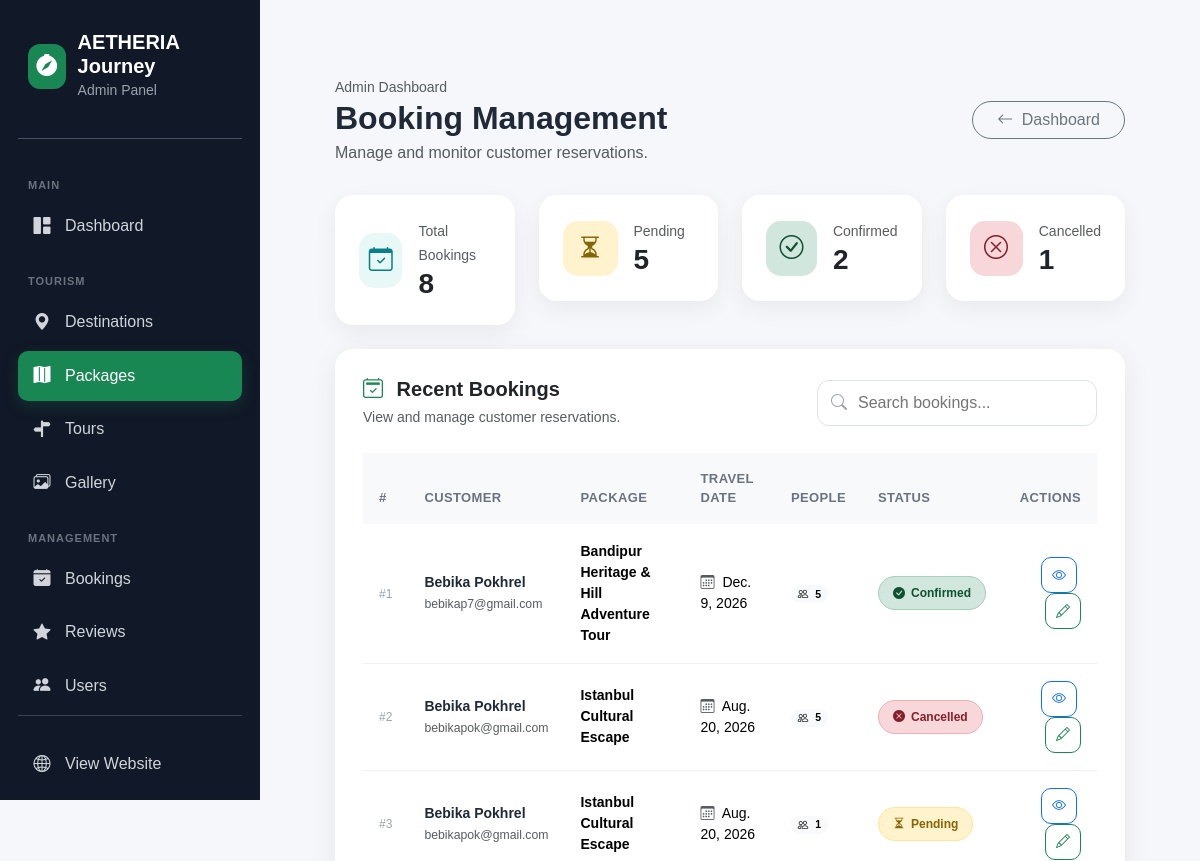
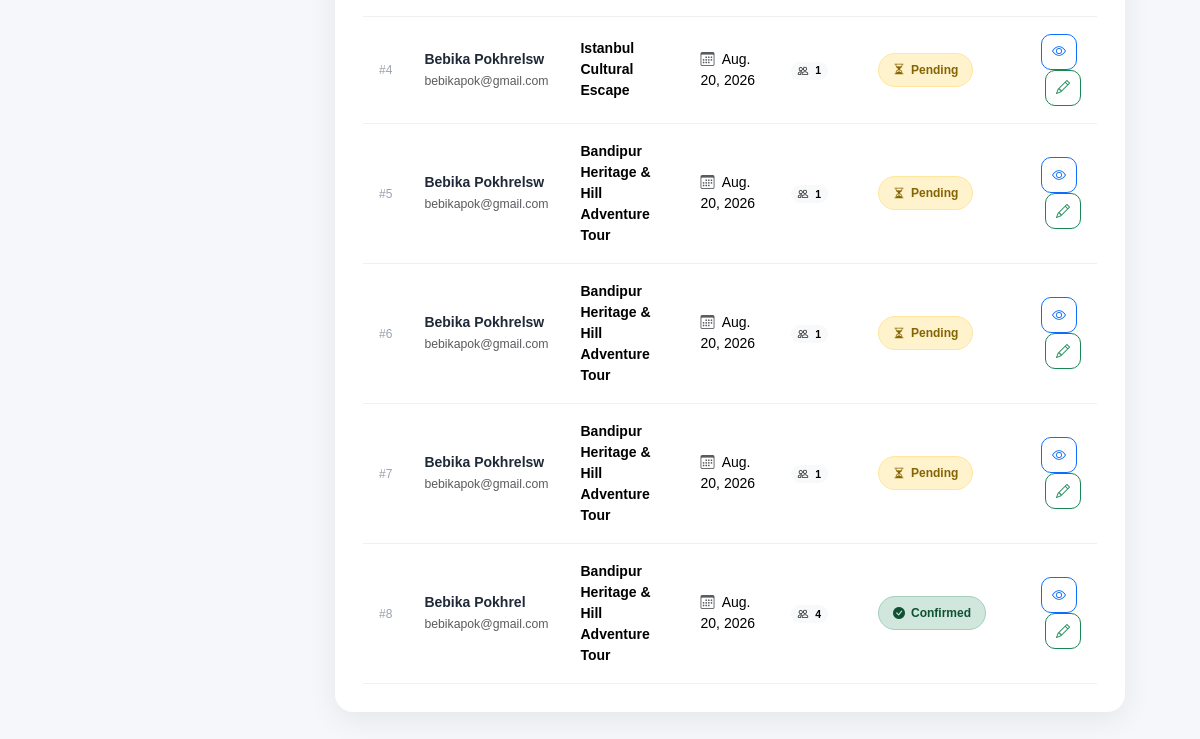
The page /adminpage/bookings/ (signed in) on the database as committed earlier (2 pictures, top to bottom).
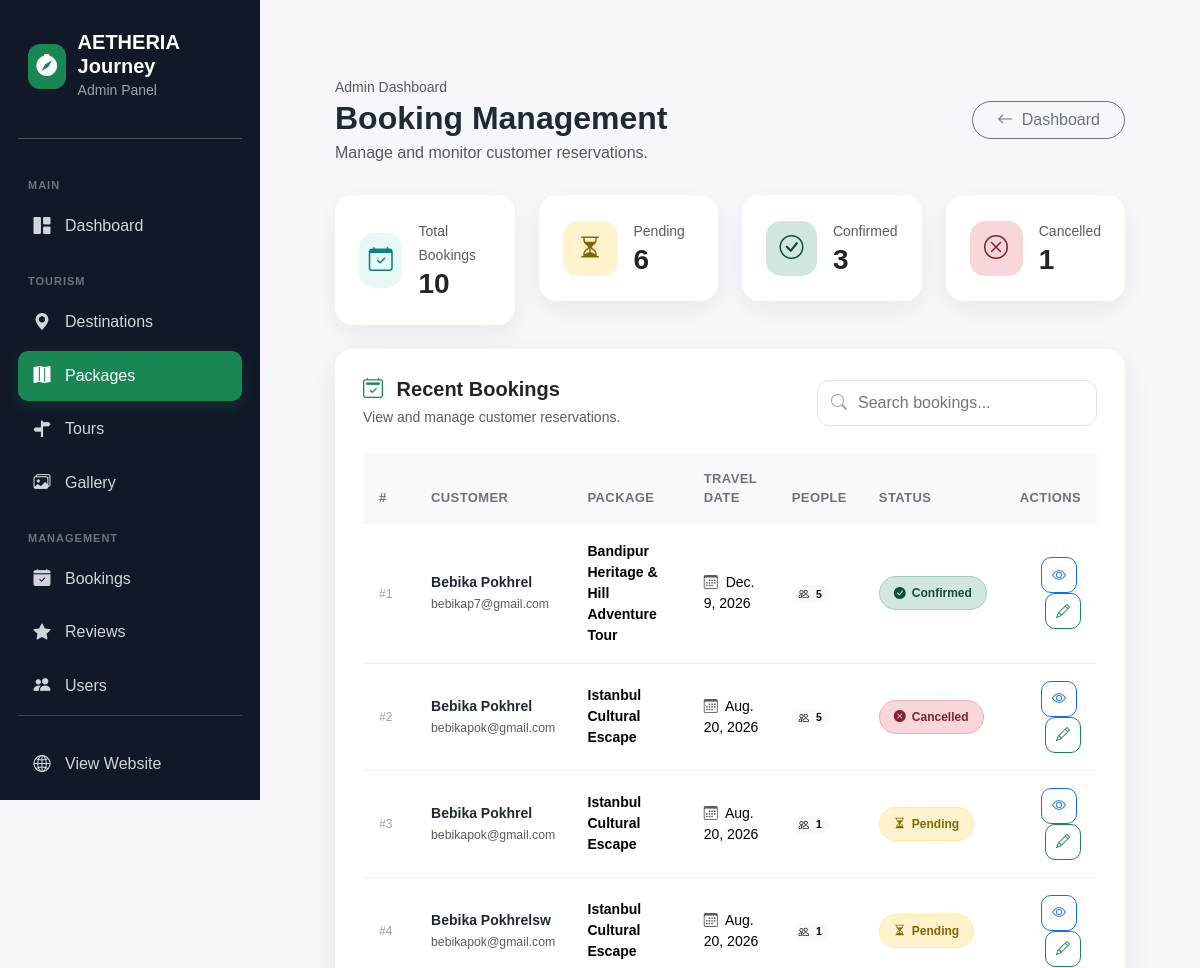
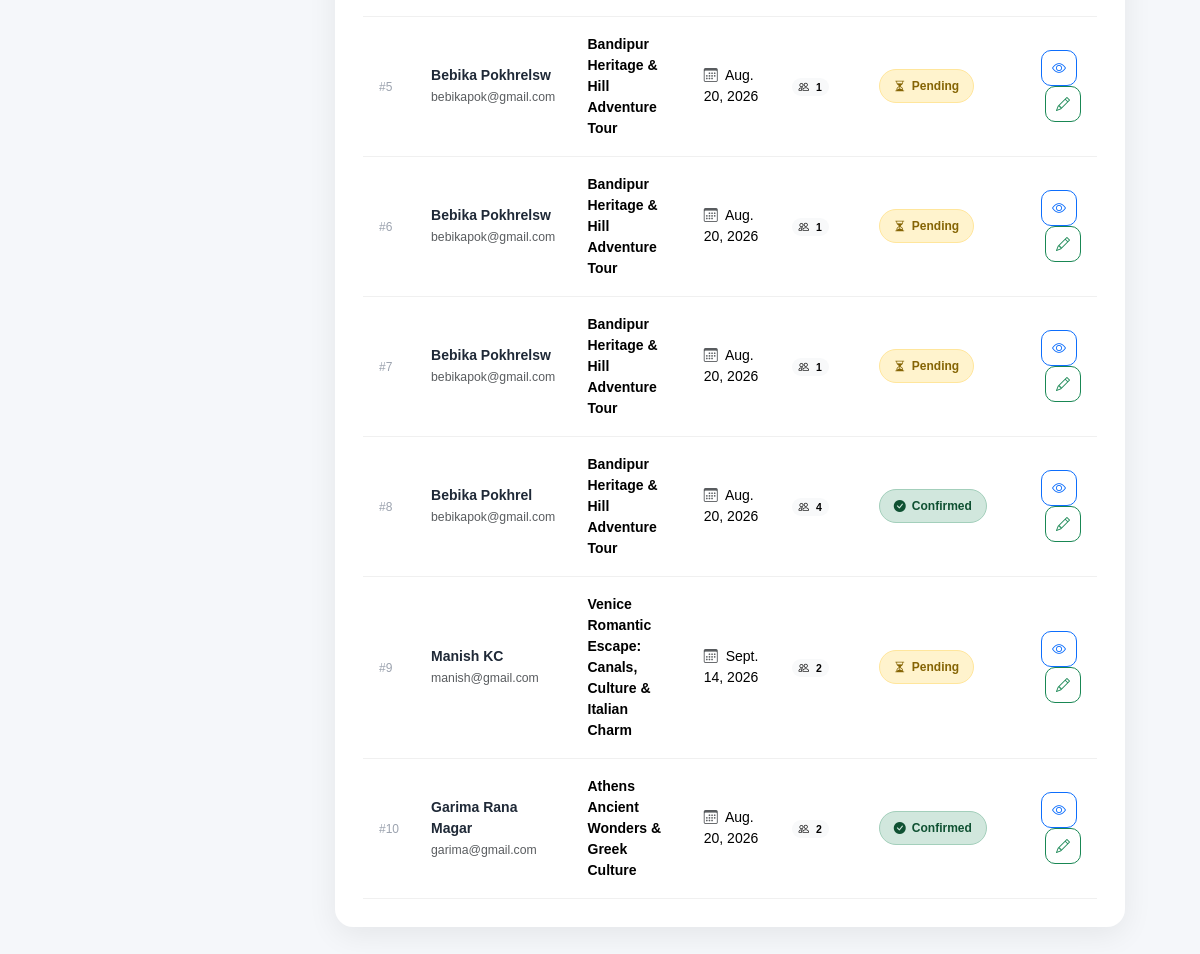
The same page on the database as committed later (2 pictures, top to bottom).
### adminpage/models.py (models this page shows, shortened)
class Booking(models.Model):
    package = models.ForeignKey(
        Package,
        on_delete=models.CASCADE
    )
    full_name = models.CharField(
        max_length=150
    )
    email = models.EmailField()
    phone = models.CharField(
        max_length=30
    )
    number_of_people = models.PositiveIntegerField()
    travel_date = models.DateField()
    special_requests = models.TextField(
        blank=True,
        null=True
    )
    booked_at = models.DateTimeField(
        auto_now_add=True,
        blank=True,
        null=True
    )
    price = models.DecimalField(
        max_digits=10,
        decimal_places=2,
        blank=True,
        null=True
    )
    status = models.CharField(
        max_length=20,blank=True, null=True, default="pending"
    )

class Package(models.Model):
    title = models.CharField(max_length=230)
    destination= models.ForeignKey(Destination,on_delete=models.CASCADE)
    duration = models.CharField(max_length=30)
    difficulty = models.CharField(max_length=30)
    price = models.IntegerField()
    max_people = models.IntegerField()
    itinerary = CKEditor5Field("Itinerary", config_name="default", blank=True, null=True)
    includes = CKEditor5Field("Includes", config_name="default")
    excludes = CKEditor5Field("Excludes", config_name="default")
    featured_image = models.FileField(upload_to="packages/")
    def __str__(self):
       return self.title

### adminpage/views.py (the view)
# urls.py: path('bookings/', bookings, name='bookings'),
@staff_member_required(login_url="/adminpage/login/")
def bookings(request):
    bookings = Booking.objects.all()
    cancelled_count = Booking.objects.filter(
    status__iexact="Cancelled"
).count()
    pending_count = Booking.objects.filter(
    status__iexact="Pending"
).count()
    confirmed_count = Booking.objects.filter(
    status__iexact="Confirmed"
).count()
    context = {
        "bookings": bookings,
        "cancelled_count": cancelled_count,
        "pending_count": pending_count,
        "confirmed_count": confirmed_count
    }
    return render(
        request,
        "adminpage/booking.html",
        context
    )

### adminpage/templates/adminpage/booking.html (shortened to what the changed rows need)
{% extends "adminpage/base.html" %}
{% block content %}
<div class="main-content">
    <div class="page-header">
        <div class="d-flex justify-content-between align-items-center">
            <div>
                <h2 class="mb-1">
                    Booking Management
                </h2>
            </div>
        </div>
    </div>
    <div class="row g-4 mb-4">
        <div class="col-md-6 col-xl-3">
            <div class="card stat-card p-4">
                <div class="d-flex align-items-center">
                    <div>
                        <small class="text-muted">
                            Total Bookings
                        </small>
                        <h3 class="fw-bold mb-0">
                            {{ bookings|length }}
                        </h3>
                    </div>
                </div>
            </div>
        </div>
        <div class="col-md-6 col-xl-3">
            <div class="card stat-card p-4">
                <div class="d-flex align-items-center">
                    <div>
                        <small class="text-muted">
                            Pending
                        </small>
                        <h3 class="fw-bold mb-0">
                            {{ pending_count }}
                        </h3>
                    </div>
                </div>
            </div>
        </div>
        <div class="col-md-6 col-xl-3">
            <div class="card stat-card p-4">
                <div class="d-flex align-items-center">
                    <div>
                        <small class="text-muted">
                            Confirmed
                        </small>
                        <h3 class="fw-bold mb-0">
                            {{ confirmed_count }}
                        </h3>
                    </div>
                </div>
            </div>
        </div>
    </div>
    <div class="card booking-card">
        <div class="card-body">
            <div class="table-responsive">
                <table class="table" id="bookingTable">
                    <thead>
                        <tr>
                            <th>
                                #
                            </th>
                            <th>
                                Customer
                            </th>
                            <th>
                                Package
                            </th>
                            <th>
                                Travel Date
                            </th>
                            <th>
                                People
                            </th>
                            <th>
                                Status
                            </th>
                            <th class="text-end">
                                Actions
                            </th>
                        </tr>
                    </thead>
                    <tbody>
                        {% for booking in bookings %}
                        <tr>
                            <td>
                                <span class="booking-id">
                                    #{{ booking.id }}
                                </span>
                            </td>
                            <td>
                                <div class="customer-name">
                                    {{ booking.full_name }}
                                </div>
                                {% if booking.email %}
                                <small class="text-muted">
                                    {{ booking.email }}
                                </small>
                                {% endif %}
                            </td>
                            <td>
                                <span class="fw-semibold">
                                    {{ booking.package }}
                                </span>
                            </td>
                            <td>
                                {% if booking.travel_date %}
                                    <i class="bi bi-calendar3 me-1 text-muted"></i>
                                    {{ booking.travel_date }}
                                {% else %}
                                    <span class="text-muted">
                                        —
                                    </span>
                                {% endif %}
                            </td>
                            <td>
                                <span class="badge rounded-pill text-bg-light">
                                    <i class="bi bi-people me-1"></i>
                                    {{ booking.number_of_people }}
                                </span>
                            </td>
                            <td>
                                {% if booking.status|lower == "pending" %}
                                    <span class="status status-pending">
                                        <i class="bi bi-hourglass-split"></i>
                                        Pending
                                    </span>
                                {% elif booking.status|lower == "confirmed" %}
                                    <span class="status status-confirmed">
                                        <i class="bi bi-check-circle-fill"></i>
                                        Confirmed
                                    </span>
                                {% elif booking.status|lower == "cancelled" %}
                                    <span class="status status-cancelled">
                                        <i class="bi bi-x-circle-fill"></i>
                                        Cancelled
                                    </span>
                                {% elif booking.status|lower == "completed" %}
                                    <span class="status status-completed">
                                        <i class="bi bi-check2-all"></i>
                                        Completed
                                    </span>
                                {% else %}
                                    <span class="status status-unknown">
                                        <i class="bi bi-question-circle"></i>
                                        {{ booking.status }}
                                    </span>
                                {% endif %}
                            </td>
                            <td class="text-end">
                                <a
                                    href="#"
                                    class="btn btn-sm btn-outline-primary action-btn me-1"
                                    title="View Booking"
                                >
                                    <i class="bi bi-eye"></i>
                                </a>
                                <a
                                    href="{% url 'booking_edit' booking.id %}"
                                    class="btn btn-sm btn-outline-success action-btn"
                                    title="Edit Booking"
                                >
                                    <i class="bi bi-pencil"></i>
                                </a>
                            </td>
                        </tr>
                        {% endfor %}
                    </tbody>
                </table>
            </div>
        </div>
    </div>
</div>
{% endblock %}

Rows that differ between the two databases and show on the page:
added Booking: id "9", full_name "Manish KC", email "manish@gmail.com", package "Venice Romantic Escape: Canals, Culture & Italian Charm", travel_date "Sept. 14, 2026", number_of_people "2", status "pending" (drawn)
added Booking: id "10", full_name "Garima Rana Magar", email "garima@gmail.com", package "Athens Ancient Wonders & Greek Culture", travel_date "Aug. 20, 2026", number_of_people "2", status "confirmed" (drawn)
Other text that changed with them:
{{ bookings|length }}: "8" → "10"
{{ pending_count }}: "5" → "6"
{{ confirmed_count }}: "2" → "3"
